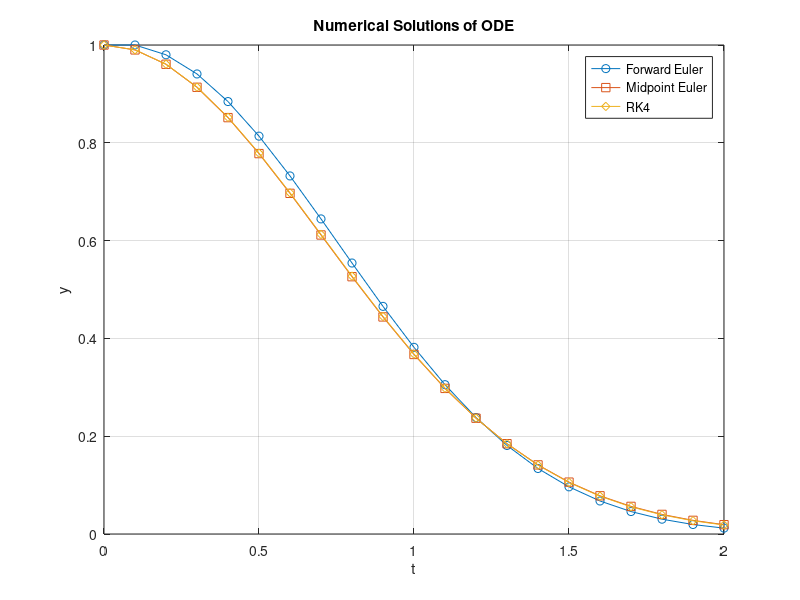

This chart was generated by the following MATLAB code:
function solveode()
    % Define the ODE as y' = f(t, y)
    f = @(t, y) -2 * t * y; % Example: ODE y' = -2ty
    
    % Initial conditions
    t0 = 0;
    y0 = 1; % y(0) = 1
    h = 0.1; % Step size
    t_end = 2; % Final time
    
    % Time vector
    t = t0:h:t_end;
    n_steps = length(t);
    
    % Initialize solutions
    y_forward_euler = zeros(1, n_steps);
    y_midpoint = zeros(1, n_steps);
    y_rk4 = zeros(1, n_steps);
    
    % Set initial condition
    y_forward_euler(1) = y0;
    y_midpoint(1) = y0;
    y_rk4(1) = y0;
    
    % Forward Euler Method
    for n = 1:n_steps-1
        y_forward_euler(n+1) = y_forward_euler(n) + h * f(t(n), y_forward_euler(n));
    end
    
    % Midpoint Euler Method
    for n = 1:n_steps-1
        k1 = f(t(n), y_midpoint(n));
        y_midpoint(n+1) = y_midpoint(n) + h * f(t(n) + h/2, y_midpoint(n) + (h/2)*k1);
    end
    
    % 4th Order Runge-Kutta Method
    for n = 1:n_steps-1
        k1 = f(t(n), y_rk4(n));
        k2 = f(t(n) + h/2, y_rk4(n) + (h/2)*k1);
        k3 = f(t(n) + h/2, y_rk4(n) + (h/2)*k2);
        k4 = f(t(n) + h, y_rk4(n) + h*k3);
        y_rk4(n+1) = y_rk4(n) + (h/6) * (k1 + 2*k2 + 2*k3 + k4);
    end
    
    % Plot results
    figure;
    plot(t, y_forward_euler, '-o', 'DisplayName', 'Forward Euler');
    hold on;
    plot(t, y_midpoint, '-s', 'DisplayName', 'Midpoint Euler');
    plot(t, y_rk4, '-d', 'DisplayName', 'RK4');
    legend;
    xlabel('t');
    ylabel('y');
    title('Numerical Solutions of ODE');
    grid on;
    hold off;
end
